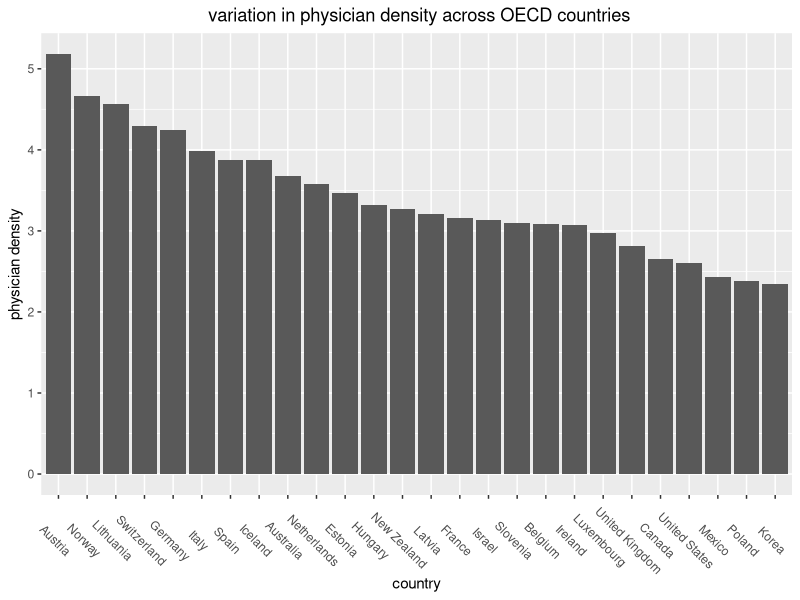
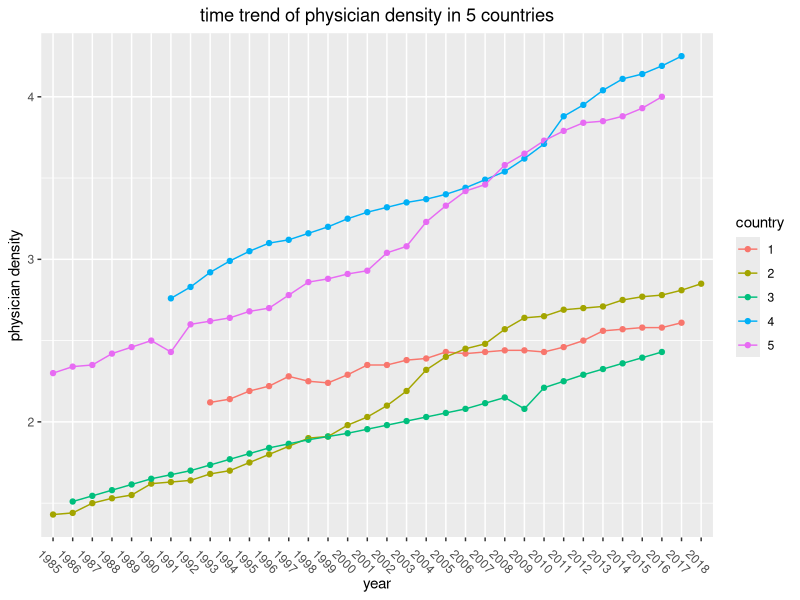
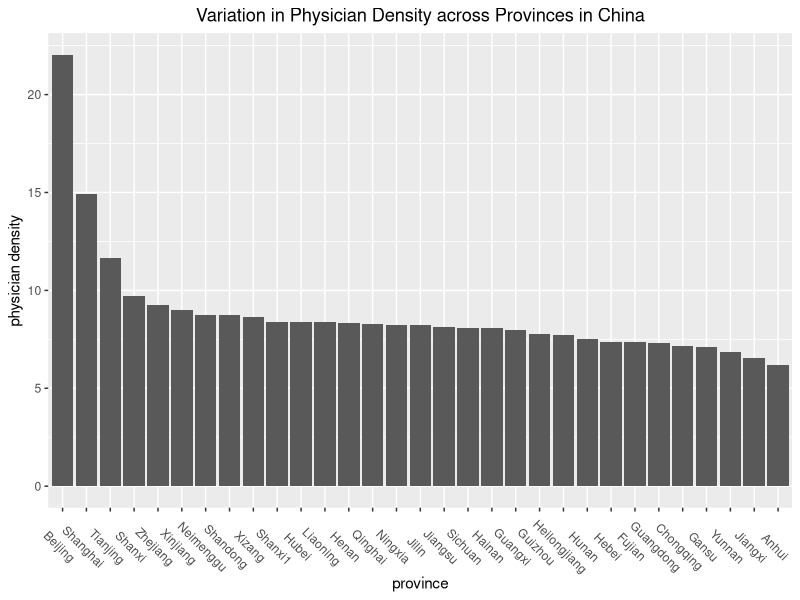
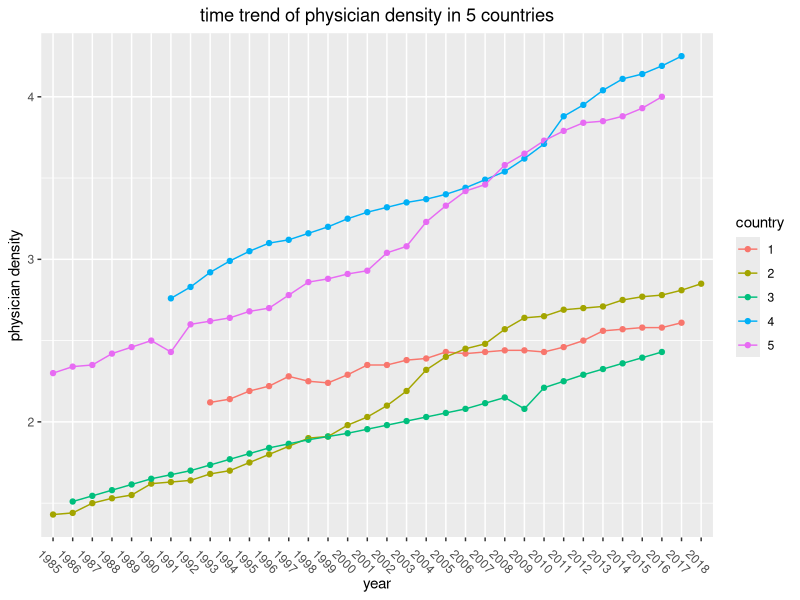
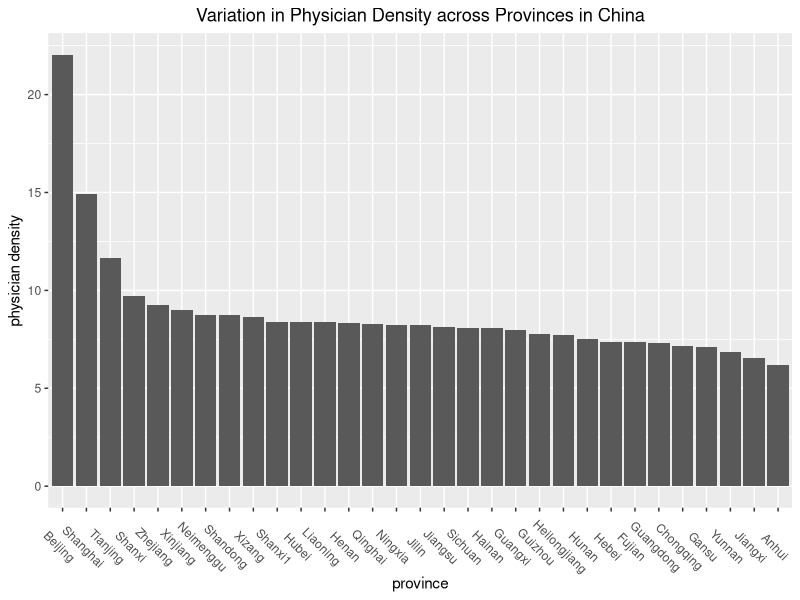

These charts were generated, in order, by the following R code:
library(ggplot2)
library(readxl)
library(tidyverse)
#plot1
aa_data <- read_xlsx("aa_new.xlsx", col_names = FALSE)
colnames(aa_data) <- c("country", "physician_density")

aa_data$country <- factor(aa_data$country, 
                          levels = aa_data$country[order(aa_data$physician_density,
                                                         decreasing = TRUE)])

ggplot(data = aa_data, aes(x = country, y = physician_density)) +
  geom_bar(stat = "identity")  +
  theme(plot.subtitle = element_text(vjust = 1), 
        plot.caption = element_text(vjust = 1), 
        axis.text.x = element_text(angle = -45))+
  ggtitle(" variation in physician density across OECD countries") +
  theme(plot.title = element_text(hjust = 0.5)) +
  ylab("physician density")
  
#ggsave("var_pyhsician_density.png", width = 10, height = 5)

#plot2

time_trend_data <- read_xlsx("time_trend2.xlsx", )
row.names(time_trend_data) <- time_trend_data[, 1, drop = TRUE]
time_trend_data <- select(time_trend_data, -c("...1"))
value <- as.matrix(time_trend_data)
dim(value) <- ncol(time_trend_data) * nrow(time_trend_data)
country <- rep(rownames(time_trend_data), rep = 34)
year <- rep(colnames(time_trend_data), each = 5)

time_trend_data_new <- data.frame(value = value,
                                  country = factor(country),
                                  year = year)

ggplot(data = time_trend_data_new, aes(x = year, y = value, color = country)) +
  geom_point() +geom_line(aes(group = country))+
  theme(plot.subtitle = element_text(vjust = 1), 
        plot.caption = element_text(vjust = 1), 
        axis.text.x = element_text(angle = -45))+
  ggtitle("time trend of physician density in 5 countries") +
  theme(plot.title = element_text(hjust = 0.5)) +
  ylab("physician density")
  scale_y_continuous(breaks = seq(from = 0, to = 5, length.out = 20), 
                     labels = round(seq(from = 0, to = 5, length.out = 20), 2))

ggsave("value_year_country.png", width = 10, height = 5)




#plot
abchina <- read_xlsx("abchina.xlsx")
abchina$location <- factor(abchina$location,
                           levels = abchina$location[order(abchina$physiciandensity, decreasing = TRUE)])

ggplot(data = abchina, aes(x = location, y = physiciandensity)) +
  geom_bar(stat = "identity") + xlab("province") + ylab("physician density") +
  ggtitle("Variation in Physician Density across Provinces in China") +
  theme(plot.title = element_text(hjust = 0.5))+
  theme(plot.subtitle = element_text(vjust = 1), 
        plot.caption = element_text(vjust = 1), 
        axis.text.x = element_text(angle = -45))

ggsave("variation_in_Pyhsician_density.png", width = 10, height = 5)
